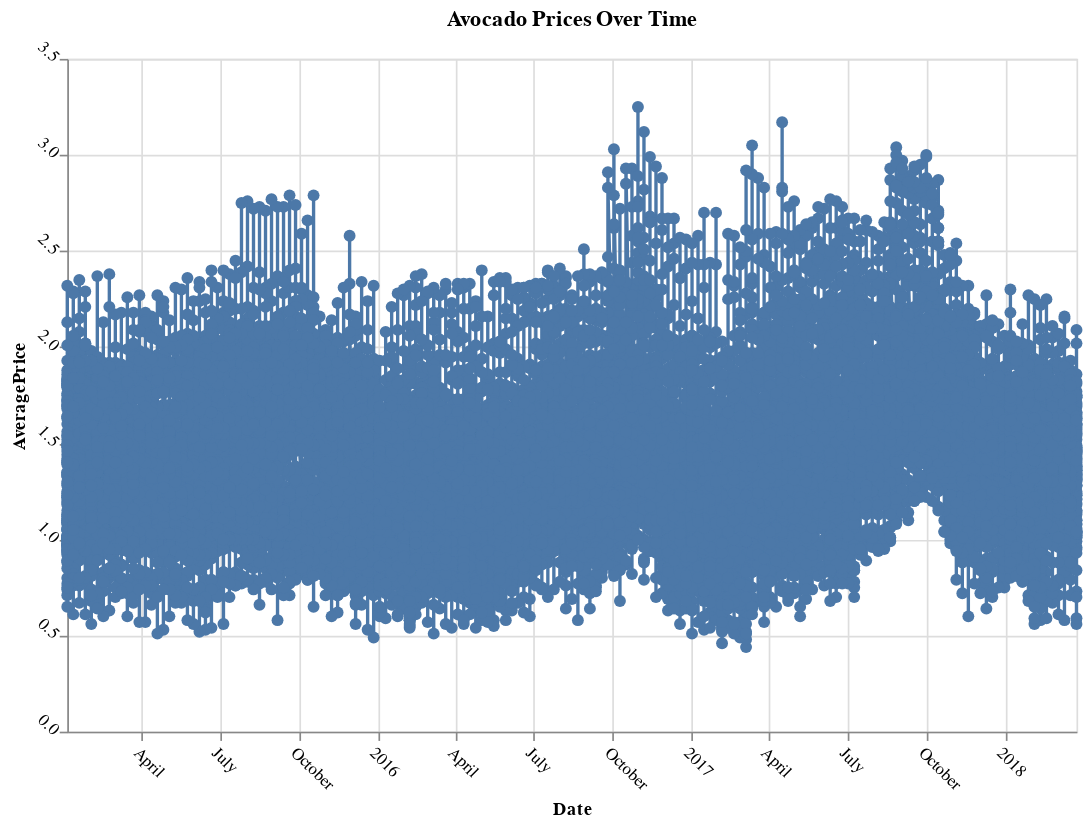

This figure's notebook cell:
### Code cell
# Date + AveragePrice plot
alt.Chart(avocado_data).mark_line(point=True).encode(
    x='Date:T',
    y='AveragePrice:Q',
    tooltip=['Date:T', 'AveragePrice:Q']
).properties(
    width=600,  
    height=400,  
    title='Avocado Prices Over Time'  
).configure_axis(
    labelAngle=45  # 
).configure_point(
    size=50  # customizeable
)

### Figure 1 — Vega specification as saved in the notebook (floating-point values rounded to 4 significant figures; data arrays with more than 128 entries replaced by an {"elided": "..."} marker saying what was removed)
{"$schema": "https://vega.github.io/schema/vega/v5.json", "data": [{"name": "source_0", "values": {"elided": "18249 records"}, "transform": [{"type": "formula", "expr": "toDate(datum['Date'])", "as": "Date"}]}, {"name": "data_0", "values": {"elided": "18249 records"}, "transform": [{"type": "formula", "expr": "toDate(datum['Date'])", "as": "Date"}]}], "marks": [{"type": "line", "name": "layer_0_marks", "from": {"data": "source_0"}, "sort": {"field": "datum[\"Date\"]"}, "encode": {"update": {"tooltip": {"signal": "{\"Date\": timeFormat(datum[\"Date\"], '%b %d, %Y'), \"AveragePrice\": format(datum[\"AveragePrice\"], \"\")}"}, "y": {"field": "AveragePrice", "scale": "y"}, "stroke": {"value": "#4c78a8"}, "defined": {"signal": "isValid(datum[\"Date\"]) && isFinite(+datum[\"Date\"]) && isValid(datum[\"AveragePrice\"]) && isFinite(+datum[\"AveragePrice\"])"}, "x": {"field": "Date", "scale": "x"}, "description": {"signal": "\"Date: \" + (timeFormat(datum[\"Date\"], '%b %d, %Y')) + \"; AveragePrice: \" + (format(datum[\"AveragePrice\"], \"\"))"}}}, "style": ["line"]}, {"type": "symbol", "name": "layer_1_marks", "from": {"data": "data_0"}, "encode": {"update": {"fill": {"value": "#4c78a8"}, "x": {"field": "Date", "scale": "x"}, "tooltip": {"signal": "{\"Date\": timeFormat(datum[\"Date\"], '%b %d, %Y'), \"AveragePrice\": format(datum[\"AveragePrice\"], \"\")}"}, "description": {"signal": "\"Date: \" + (timeFormat(datum[\"Date\"], '%b %d, %Y')) + \"; AveragePrice: \" + (format(datum[\"AveragePrice\"], \"\"))"}, "opacity": {"value": 1}, "y": {"field": "AveragePrice", "scale": "y"}, "ariaRoleDescription": {"value": "point"}}}, "style": ["point"]}], "scales": [{"name": "x", "type": "time", "domain": {"fields": [{"data": "source_0", "field": "Date"}, {"data": "data_0", "field": "Date"}]}, "range": [0, {"signal": "width"}]}, {"name": "y", "type": "linear", "domain": {"fields": [{"data": "source_0", "field": "AveragePrice"}, {"data": "data_0", "field": "AveragePrice"}]}, "range": [{"signal": "height"}, 0], "nice": true, "zero": true}], "axes": [{"scale": "x", "maxExtent": 0, "aria": false, "orient": "bottom", "ticks": false, "tickCount": {"signal": "ceil(width/40)"}, "labels": false, "domain": false, "gridScale": "y", "zindex": 0, "minExtent": 0, "grid": true}, {"scale": "y", "ticks": false, "domain": false, "gridScale": "x", "aria": false, "tickCount": {"signal": "ceil(height/40)"}, "orient": "left", "maxExtent": 0, "minExtent": 0, "zindex": 0, "grid": true, "labels": false}, {"scale": "x", "title": "Date", "labelBaseline": "top", "labelAlign": "left", "orient": "bottom", "labelOverlap": true, "tickCount": {"signal": "ceil(width/40)"}, "labelFlush": true, "grid": false, "zindex": 0}, {"scale": "y", "tickCount": {"signal": "ceil(height/40)"}, "grid": false, "title": "AveragePrice", "zindex": 0, "labelAlign": "right", "orient": "left", "labelOverlap": true}], "title": {"text": "Avocado Prices Over Time", "frame": "group"}, "background": "white", "padding": 5, "height": 400, "config": {"axis": {"labelAngle": 45}, "style": {"point": {"size": 50}}}, "width": 600, "style": "cell"}
